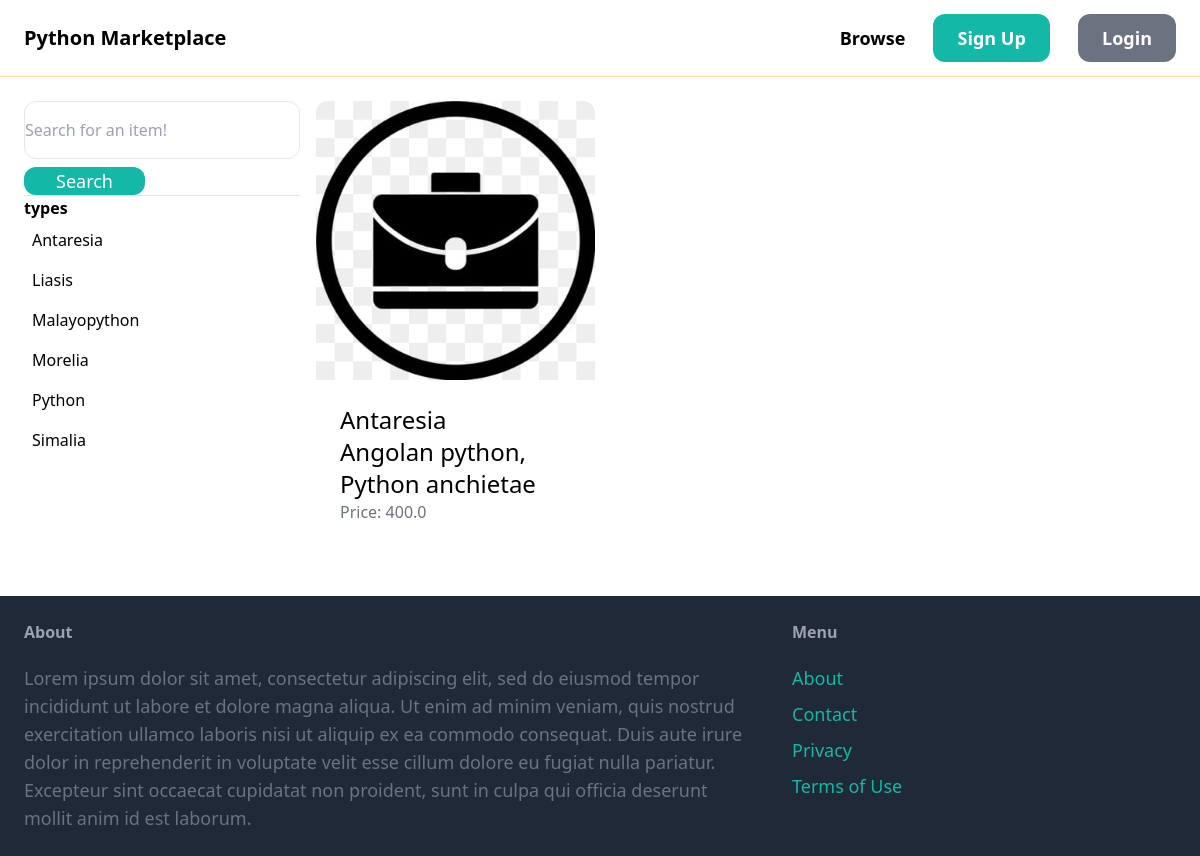
Page /items/?query=&type=4 on the committed database.
### item/models.py (models this page shows)
class Type(models.Model):
    name = models.CharField(max_length = 225)
    class Meta:
        ordering = ('name',)
    def __str__(self):
        return self.name

class Item(models.Model):
    type = models.ForeignKey(Type, related_name="item.item.type+", on_delete=models.CASCADE)
    species = models.ForeignKey(Species, related_name="item.item.species+", on_delete=models.CASCADE)
    description = models.TextField(blank=True, null=False)
    price = models.FloatField()
    image = models.ImageField(upload_to='item_images', blank=True, null=True)
    is_sold = models.BooleanField(default=False)
    created_at = models.DateTimeField(auto_now_add= True)
    created_by= models.ForeignKey(User, related_name="item", on_delete=models.CASCADE)
    class Meta:
        db_table = 'item'

class Species(models.Model):
    name = models.CharField(max_length = 225)
    class Meta:
        ordering = ('name',)
        db_table = 'species'
    def __str__(self):
        return self.name

### item/views.py (the view)
# urls.py: path('', views.search, name='search'),
def search(request):
     query = request.GET.get('query', '')
     type_id = request.GET.get('type', 0)
     items = Item.objects.filter(is_sold=False)
     types = Type.objects.all()
     species = Species.objects.all()
     if query:
          items = items.filter(Q(type__name__icontains=query) | Q(description__icontains=query))
     if type_id:
          print(type_id)
          items = items.filter(type_id=type_id)
     return render(request, 'item/items.html', {
          'items': items,
          'query': query,
          'types': types,
          'type_id': int(type_id),
          'species': species
     })

### item/templates/item/items.html (shortened to what this page needs)
{% extends 'core/base.html' %}
{% block content %}
<div class='pb-6 grid grid-cols-4 gap-4 '>
    <div class='col-span-1'>
        <form method='get' action="{% url 'item:search' %}">
            <input name='query' class='w-full py-4 border rounded-xl' type='text' value="{{ query }}" placeholder='Search for an item!' >
            <button class='mt-2 py=4 px-8 text-lg bg-teal-500 text-white rounded-xl'>Search</button>
        </form>
        <hr>
        <p class='font-semibold'>types</p>
        <ul>
            {% for type in types %}
            <li class="py-2 px-2 rounded-xl"   >
                <a href="{% url 'item:search' %}?query={{ query }}&type={{ type.id }}"> {{ type.name }}</a>
            </li>
            {% endfor %}
        </ul>
    </div>
    <div class='col-span-3'>
        <div class='grid grid-cols-3 gap-3'>
            {% for item in items %}
            <div>
                <a href="{% url 'item:detail' item.id %}">
                    <div>
                        <img src='{{ item.image.url }}' class='rounded-t-xl'>
                    </div>
                    <div class='p-6 bg-white rounded-b-xl'>
                        <h2 class='text-2xl'>{{ item.type }}</h2>
                        <h3 class='text-2xl'>{{ item.species }}</h3>
                        <p class='text-gray-500'>Price: {{ item.price }}</p>
                    </div>
                </a>
            </div>
            {% endfor %}
        </div>
    </div>
</div>
{% endblock  %}

### rows in the picture
Type: name "Antaresia"
Type: name "Liasis"
Type: name "Malayopython"
Type: name "Morelia"
Type: name "Python"
Type: name "Simalia"
Item: image (picture), type "Antaresia", species "Angolan python, Python anchietae", price "400.0"
